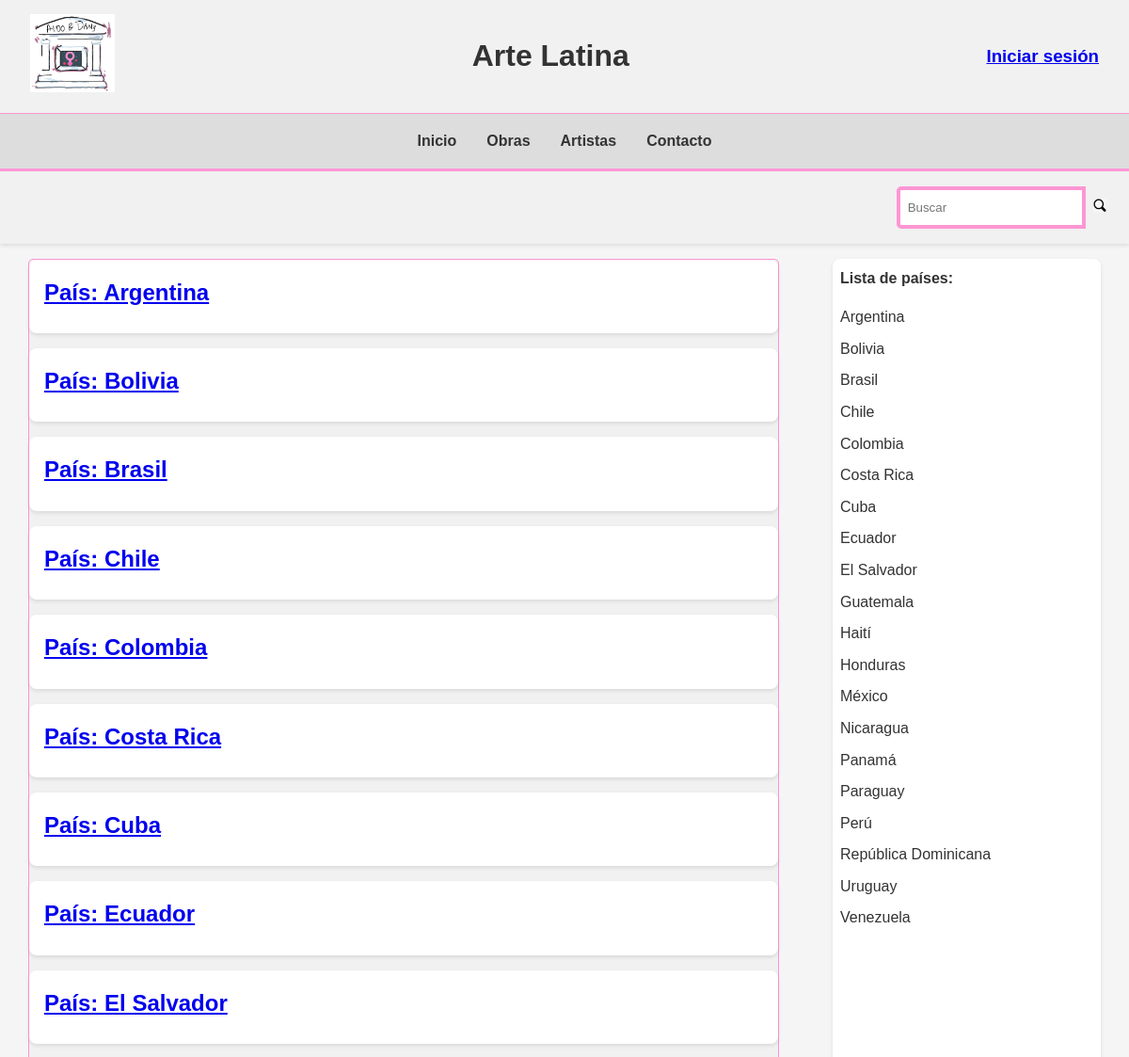
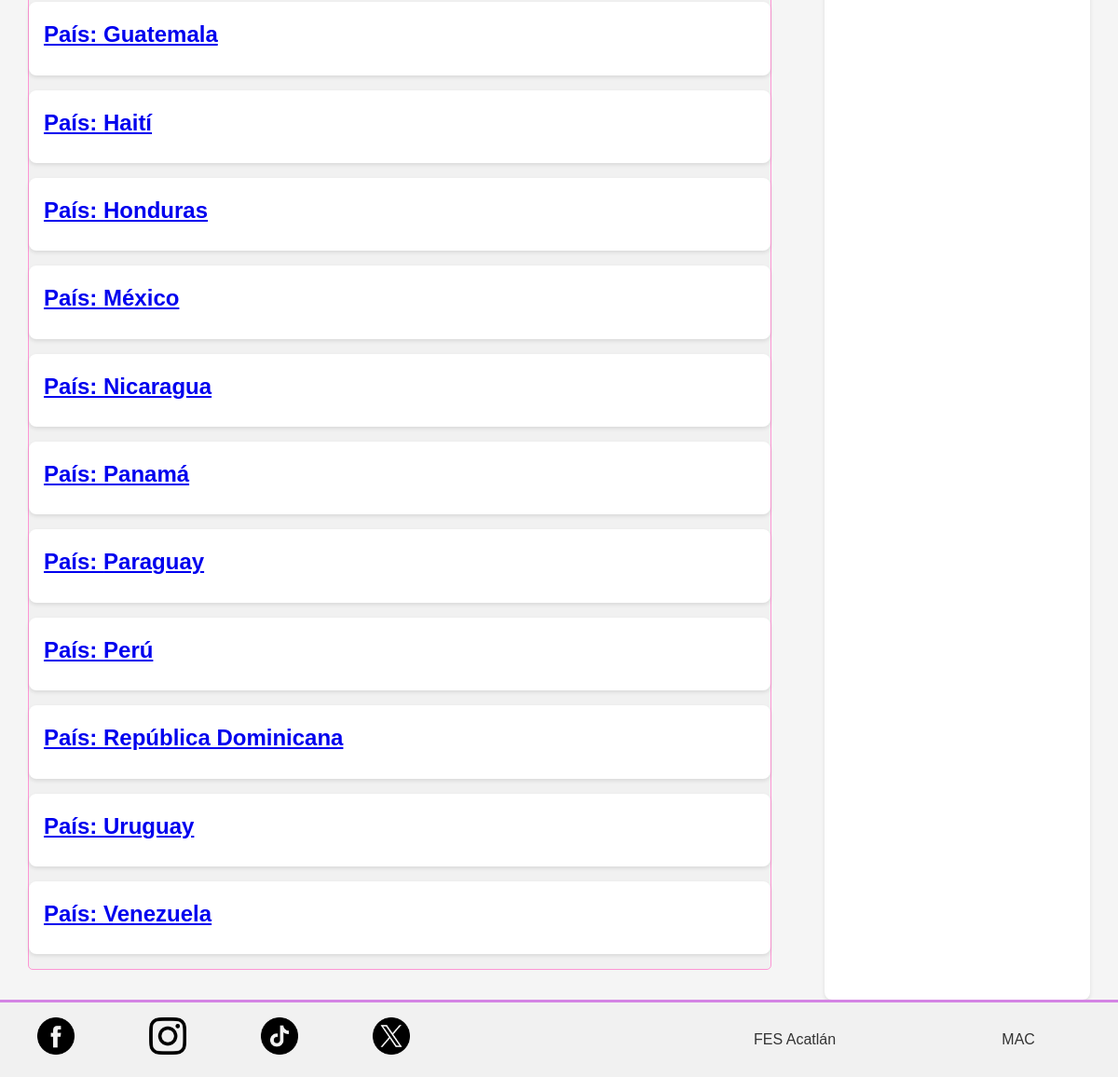
Screenshot of /pais.php with the database file from the repository (2 pictures, top to bottom).
### tables this page shows
CREATE TABLE pais (
    id_pais INT NOT NULL AUTO_INCREMENT PRIMARY KEY,
    nombre_pais varchar(100)
);

### pais.php (the view, shortened to what this page needs)
<?php
    try{
        require_once 'includes/dbh-inc.php';
        $query_paises = "SELECT * FROM pais;";
        $stmt_pais = $pdo->prepare($query_paises);
        $stmt_pais->execute();
        $resultados = $stmt_pais->fetchAll(PDO::FETCH_ASSOC);
    }catch(PDOException $e){
        die("Query failed: " . $e->getMessage());
    }
?>
<!DOCTYPE html>
<html lang="es">
<head>
    <link rel="stylesheet" href="assets/styles/index-style-mobile.css">
    <link rel="stylesheet" href="assets/styles/index-style-tab.css" media="screen and (min-width: 600px)">
    <link rel="stylesheet" href="assets/styles/index-style-desktop.css" media="screen and (min-width: 820px)">
</head>
<body>
    <header>
        <div id="inicio">
            <div id="logo"><a href="./index.php"><img src="assets/images/logo.png" alt="Logo"></a></div>
            <h1>Arte Latina</h1>
            <div id="usuario">
                <?php
                    if (isset($_SESSION["id_usr"])){
                        echo "<h3>" . $_SESSION["fname_usr"] . "</h3>";
                        echo "<h4><a href='includes/logout.php'>" . "Cerrar sesión" . "</a></h4>";
                    }else{
                ?>
                <a href="login.php">
                    <h3>Iniciar sesión</h3>
                </a>
                <?php
                    }
                ?>
            </div>
        </div>
        <nav>
            <ul id="barra-principal">
                <li><a href="./index.php">Inicio</a></li>
                <li><a href="obra.php">Obras</a></li>
                <li><a href="artista.php">Artistas</a></li>
                <li><a href="./contacto.php">Contacto</a></li>
            </ul>
        </nav>
        <div class="search-option">
            <form action="search.php" method="get">
                <input type="search" name="busqueda" placeholder="Buscar">
                <button type="submit"><img src="assets/images/search-icon.png" alt="Buscar"></button>
            </form>
        </div>
    </header>
    <main>
        <div id="principal">
            <?php
                if(!empty($_GET["pais"])){
                    echo "<h2>Todos los artistas de " . $pais . "</h2>";
                    foreach($resultados_artist as $elem){
                        echo "<a href='artista.php?artista=" . $elem["nombre"] . "'>";
                            echo "<div class='results'>";
                                echo "<h2>Artista: " . htmlspecialchars($elem["nombre"]) . "</h2>";
                                echo "<p>" . htmlspecialchars($elem["descripcion"]) . "</p>";
                            echo "</div>";
                        echo "</a>";
                    }
                }else{
                    foreach($resultados as $elem){
                        echo "<a href='pais.php?pais=" . $elem["nombre_pais"] . "'>";
                            echo "<div class='results'>";
                                echo "<h2>País: " . htmlspecialchars($elem["nombre_pais"]) . "</h2>";
                            echo "</div>";
                        echo "</a>";
                    }
                }
            ?>
        </div>
        <div id="sidebar">
            <p>Lista de países:</p>
            <ul>
                <?php
                    foreach($resultados as $elem){
                        echo "<li><a href='pais.php?pais=".$elem["nombre_pais"]."'>".$elem["nombre_pais"]."</a></li>";
                    }
                ?>
            </ul>
        </div>
    </main>
    <footer>
        <div id="redes-sociales">
            <ul>
                <li><a href="#"><img src="assets/images/facebook.png" alt="Facebook" class="icon"></a></li>
                <li><a href="#"><img src="assets/images/instagram.png" alt="Instagram" class="icon"></a></li>
                <li><a href="#"><img src="assets/images/tiktok.png" alt="Tik tok" class="icon"></a></li>
                <li><a href="#"><img src="assets/images/twitter.png" alt="Twitter/X" class="icon"></a></li>
            </ul>
        </div>
        <div id="nosotros">
            <ul>
                <li><a href="https://www.acatlan.unam.mx/">FES Acatlán</a></li>
                <li><a href="https://mac.acatlan.unam.mx/">MAC</a></li>
            </ul>
        </div>
    </footer>
</body>
</html>

### assets/styles/index-style-mobile.css (style rules this page uses)
* { box-sizing: border-box; margin: 0; padding: 0; }
:root { --primario: #97005B; --secundario: #fd96d4; --on-hover: #b6f8fd; --background: #f5f5f5; --text-color: #333; --header-bg: #0051ff; --footer-bg: #f1f1f1; --footer-border: #d484e4; --border-color: #ddd; --hover-bg: #e0e0e0; --transition: 0.5s; }
body { justify-content: center; min-height: 100vh; display: flex; flex-direction: column; justify-content: space-between; font-family: 'Urbanist', Arial, Helvetica, sans-serif; background-color: var(--background); color: var(--text-color); line-height: 1.6; }
header { background-color: var(--footer-bg); box-shadow: 0 2px 4px rgba(0,0,0,0.1); margin-bottom: 1rem; }
#inicio { display: flex; flex-direction: row; align-items: center; justify-content: space-between; padding: 1rem 2rem; }
#logo img { max-width: 90px; height: auto; }
#usuario h3, #usuario h4, #usuario a { margin: 0.2rem 0; }
nav { background-color: var(--border-color) }
nav ul { display: flex; list-style: none; justify-content: center; padding: 1rem 0; margin: 0; border-top: 1px solid var(--secundario); }
nav ul li { margin: 0 1rem; }
nav ul li a { text-decoration: none; color: var(--text-color); font-weight: bold; transition: color var(--transition); }
.search-option { padding: 1rem; display: flex; justify-content: flex-end; background-color: var(--footer-bg); border-top: 3px solid var(--secundario); }
.search-option form { display: flex; }
.search-option input[type="search"] { padding: 0.5rem; border: 4px solid var(--secundario); border-radius: 5px 0 0 5px; outline: none; }
.search-option button { background-color: var(--footer-bg); border: none; padding: 0.5rem; border-radius: 0 5px 5px 0; cursor: pointer; transition: background-color var(--transition); }
.search-option button img { height: 15px; }
main { width: 95vw; max-width: 1200px; margin: 0 auto; display: flex; flex-wrap: wrap; justify-content: space-between; }
#principal { flex: 0 0 70%; margin-bottom: 2rem; }
.results { background-color: #fff; padding: 1rem; border-radius: 8px; margin-bottom: 1rem; box-shadow: 0 2px 4px rgba(0, 0, 0, 0.1); transition: background-color var(--transition); }
.results h2 { margin-bottom: 0.5rem; }
#sidebar { flex: 0 0 25%; background-color: #fff; padding: 1rem; border-radius: 8px; box-shadow: 0 2px 4px rgba(0, 0, 0, 0.1); }
#sidebar p { font-weight: bold; margin-bottom: 1rem; }
#sidebar ul { list-style: none; padding: 0; }
#sidebar ul li { margin-bottom: 0.5rem; }
#sidebar ul li a { text-decoration: none; color: var(--text-color); transition: color var(--transition); }
footer { background-color: var(--footer-bg); padding: 1rem 2rem; display: flex; flex-direction: column; align-items: center; justify-content: space-between; border-top: 3px solid var(--footer-border); }
#redes-sociales ul, #nosotros ul { display: flex; list-style: none; padding: 0; margin: 1rem 0; }
#redes-sociales ul li, #nosotros ul li { margin: 0 0.5rem; }
#redes-sociales ul li a, #nosotros ul li a { text-decoration: none; color: var(--text-color); transition: color var(--transition); }
.icon { height: 40px; width: 40px; }

### assets/styles/index-style-tab.css (style rules this page uses)
#principal { border: 1px solid var(--secundario); border-radius: 5px; background: var(--footer-bg); }
footer { flex-direction: row; justify-content: space-between; }
#redes-sociales { width: 40%; }
#nosotros { width: 40%; }
#redes-sociales ul { justify-content: space-around; }
#nosotros ul { justify-content: space-around; }

### assets/styles/index-style-desktop.css (style rules this page uses)
main { flex-direction: row; }
#principal { width: 65%; }
#sidebar { width: 30%; padding: 0.5rem; }
#inicio { height: 15vh; }
.search-option { height: 10vh; }
nav { padding: none; }
footer { padding: 0; }

### rows the page displays
pais: nombre_pais "Argentina"
pais: nombre_pais "Bolivia"
pais: nombre_pais "Brasil"
pais: nombre_pais "Chile"
pais: nombre_pais "Colombia"
pais: nombre_pais "Costa Rica"
pais: nombre_pais "Cuba"
pais: nombre_pais "Ecuador"
pais: nombre_pais "El Salvador"
pais: nombre_pais "Guatemala"
pais: nombre_pais "Haití"
pais: nombre_pais "Honduras"
pais: nombre_pais "México"
pais: nombre_pais "Nicaragua"
pais: nombre_pais "Panamá"
pais: nombre_pais "Paraguay"
pais: nombre_pais "Perú"
pais: nombre_pais "República Dominicana"
pais: nombre_pais "Uruguay"
pais: nombre_pais "Venezuela"
